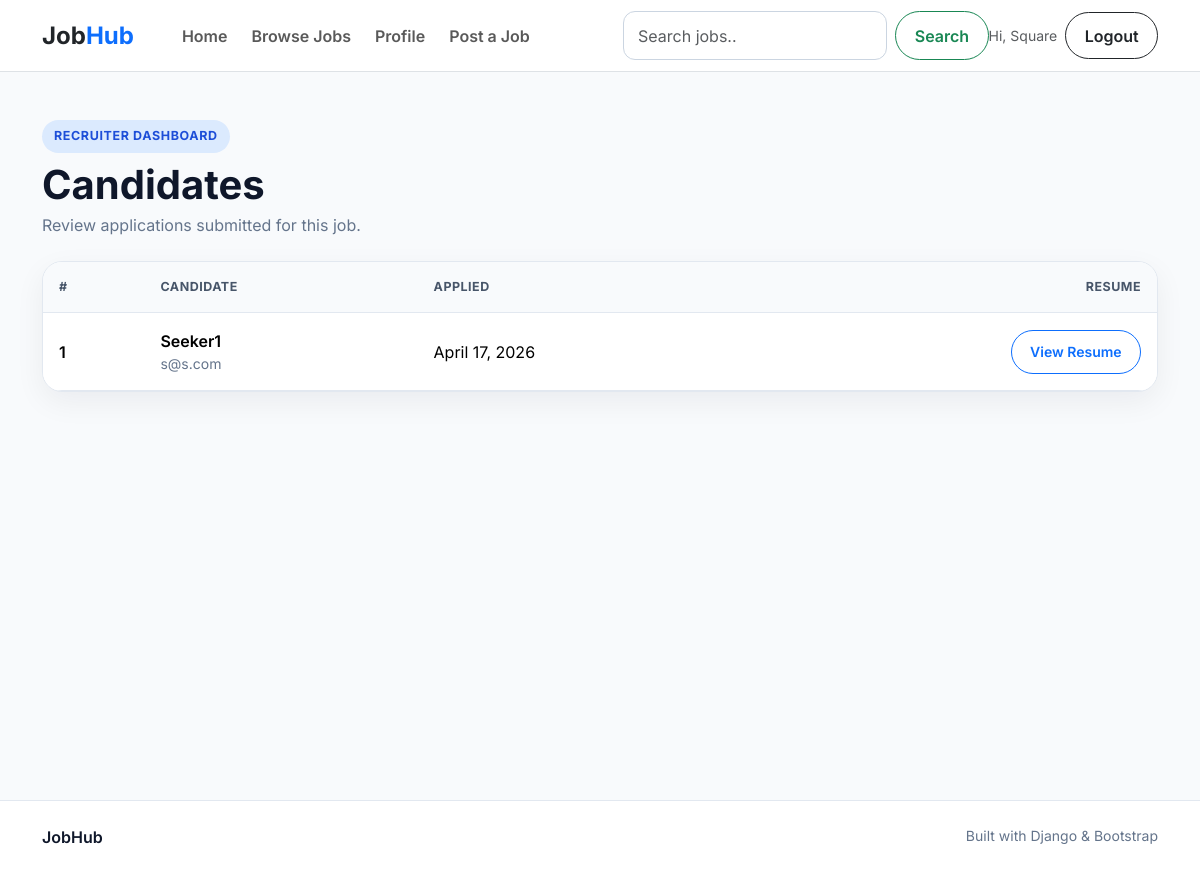
The app's page /candidate/1/ (signed in) with its own data.
### portal/models.py (models this page shows, shortened)
class UserModel(AbstractUser):
    USER_TYPE = [
        ('Recruiter', 'Recruiter'),
        ('Seeker', 'Seeker')
    ]
    display_name = models.CharField(max_length=255, null=True)
    user_type = models.CharField(max_length=100, choices=USER_TYPE, default="Seeker",null=True)

class JobApplyModel(models.Model):
    resume = models.FileField(upload_to='se_resume')
    apply_at = models.DateField(auto_now_add=True, null=True)
    jb_applyer = models.ForeignKey(
        SeekerProfileModel,
        on_delete=models.CASCADE,
        related_name='seeker_aply_profile',
        null=True
    )
    applied_by = models.ForeignKey(
        JobPostModel,
        on_delete=models.CASCADE,
        related_name='seeker_applied',
        null=True
    )

class SeekerProfileModel(models.Model):
    image = models.ImageField(upload_to='seekerImage', null=True)
    phone = models.CharField(max_length=15, null=True)
    address = models.TextField()
    seeker = models.OneToOneField(
        UserModel,
        on_delete=models.CASCADE,
        related_name='seeker_profile',
        null=True
        )

### portal/views.py (the view)
# urls.py: path('candidate/<int:c_id>/', candidete, name='candidate'),
@login_required
def candidete(request, c_id):
    ca_apl = get_object_or_404(JobPostModel, id = c_id)
    cand = JobApplyModel.objects.filter(applied_by = ca_apl)
    con = {
        'data': cand
    }
    return render(request, 'candidate.html', con)

### portal/templates/candidate.html (shortened to what this page needs)
{% extends 'master/base.html' %}
{% block content %}
  <section class="section pt-5">
    <div class="container">
      <div class="mb-4">
        <span class="eyebrow">Recruiter dashboard</span><h1 class="fw-bold mt-2 mb-1">Candidates</h1><p class="text-muted-custom">Review applications submitted for this job.</p>
      </div>
      <div class="card-modern overflow-hidden">
        <div class="table-responsive">
          <table class="table table-modern align-middle mb-0">
            <thead>
              <tr>
                <th>#</th>
                <th>Candidate</th>
                <th>Applied</th>
                <th class="text-end">Resume</th>
              </tr>
            </thead>
            <tbody>
              {% for x in data %}
                <tr>
                  <td class="fw-semibold">{{ forloop.counter }}</td>
                  <td>
                    <div class="fw-semibold">{{ x.jb_applyer.seeker.display_name }}</div>
                    <div class="small text-muted-custom">{{ x.jb_applyer.seeker.email }}</div>
                  </td>
                  <td>{{ x.apply_at }}</td>
                  <td class="text-end">
                    <a href="{{ x.resume.url }}" target="_blank" class="btn btn-outline-primary btn-sm btn-pill">View Resume</a>
                  </td>
                </tr>
              {% endfor %}
            </tbody>
          </table>
        </div>
      </div>
    </div>
  </section>
{% endblock %}

### portal/templates/master/nav.html (shortened to what this page needs)
<nav class="navbar navbar-expand-lg bg-white border-bottom sticky-top" style="height:72px">
  <div class="container">
    <a class="navbar-brand fw-bold fs-4 text-dark" href="{% url 'home' %}">Job<span class="text-primary">Hub</span></a>
    <div class="collapse navbar-collapse" id="mainNav">
      <ul class="navbar-nav me-auto mb-2 mb-lg-0 ms-lg-4 gap-lg-2">
        <li class="nav-item">
          <a class="nav-link fw-semibold" href="{% url 'home' %}">Home</a>
        </li>
        <li class="nav-item">
          <a class="nav-link fw-semibold" href="{% url 'jb_list' %}">Browse Jobs</a>
        </li>
        {% if request.user.is_authenticated %}
          <li class="nav-item">
            <a class="nav-link fw-semibold" href="{% url 'profile' %}">Profile</a>
          </li>
          {% if request.user.user_type == 'Recruiter' %}
            <li class="nav-item">
              <a class="nav-link fw-semibold" href="{% url 'jb_post' %}">Post a Job</a>
            </li>
          {% endif %}
        {% endif %}
      </ul>
      <div class="ml-5">
        <form method='get' action="{% url 'jb_list' %}" class="d-flex ml-5" role="search">
          <input class="form-control me-2" type="text" placeholder="Search jobs.." name='q' value="{{keyword}}" aria-label="Search"/>
          <button class="btn btn-outline-success btn-pill .btn-sm" type="submit">Search</button>
        </form>
      </div>
      <div class="d-flex align-items-center gap-2">
        {% if request.user.is_authenticated %}
          <span class="d-none d-md-inline small text-muted">Hi, {{ request.user.display_name|default:request.user.username }}</span>
          <a href="{% url 'logout_page' %}" class="btn btn-outline-dark btn-pill">Logout</a>
        {% else %}
          <a href="{% url 'login_page' %}" class="btn btn-outline-primary btn-pill">Login</a>
          <a href="{% url 'register_page' %}" class="btn btn-primary btn-pill">Get Started</a>
        {% endif %}
      </div>
    </div>
  </div>
</nav>

### portal/templates/master/base.html (style rules this page uses)
:root { --primary:#2563eb;--primary-dark:#1d4ed8;--ink:#0f172a;--muted:#64748b;--surface:#fff;--soft:#f8fafc;--border:#e2e8f0;--success:#16a34a }
* { box-sizing:border-box }
body { font-family:'Inter',sans-serif;background:#f8fafc;color:var(--ink);min-height:100vh }
a { text-decoration:none }
.section { padding:52px 0 }
.eyebrow { display:inline-flex;align-items:center;gap:7px;padding:7px 12px;border-radius:999px;background:#dbeafe;color:#1d4ed8;font-size:.78rem;font-weight:700;text-transform:uppercase;letter-spacing:.05em }
.text-muted-custom { color:var(--muted) }
.card-modern { background:var(--surface);border:1px solid var(--border);border-radius:20px;box-shadow:0 10px 30px rgba(15,23,42,.06) }
.btn-pill { border-radius:999px;padding:.65rem 1.15rem;font-weight:600 }
.form-control,.form-select { border-radius:12px;border-color:#cbd5e1;padding:.72rem .9rem }
.table-modern { border-collapse:separate;border-spacing:0 }
.table-modern th { background:#f8fafc;color:#475569;font-size:.78rem;text-transform:uppercase;letter-spacing:.04em }
.table-modern th,.table-modern td { padding:16px;border-bottom:1px solid var(--border) }

### records on screen
UserModel: user.display_name "Square"
JobApplyModel: jb_applyer.seeker.display_name "Seeker1", jb_applyer.seeker.email "s@s.com", apply_at "April 17, 2026"
